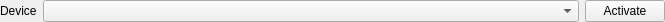
<?xml version="1.0" encoding="UTF-8"?>
<ui version="4.0">
 <class>DeviceSelectToolbar</class>
 <widget class="QWidget" name="DeviceSelectToolbar">
  <property name="geometry">
   <rect>
    <x>0</x>
    <y>0</y>
    <width>665</width>
    <height>22</height>
   </rect>
  </property>
  <property name="sizePolicy">
   <sizepolicy hsizetype="Preferred" vsizetype="Preferred">
    <horstretch>0</horstretch>
    <verstretch>0</verstretch>
   </sizepolicy>
  </property>
  <property name="minimumSize">
   <size>
    <width>0</width>
    <height>22</height>
   </size>
  </property>
  <property name="windowTitle">
   <string notr="true">Form</string>
  </property>
  <layout class="QHBoxLayout" name="horizontalLayout_2" stretch="0,1,0,0">
   <property name="sizeConstraint">
    <enum>QLayout::SizeConstraint::SetNoConstraint</enum>
   </property>
   <property name="leftMargin">
    <number>0</number>
   </property>
   <property name="topMargin">
    <number>0</number>
   </property>
   <property name="rightMargin">
    <number>0</number>
   </property>
   <property name="bottomMargin">
    <number>0</number>
   </property>
   <item>
    <widget class="QLabel" name="deviceLabel">
     <property name="sizePolicy">
      <sizepolicy hsizetype="Fixed" vsizetype="Fixed">
       <horstretch>0</horstretch>
       <verstretch>0</verstretch>
      </sizepolicy>
     </property>
     <property name="minimumSize">
      <size>
       <width>0</width>
       <height>22</height>
      </size>
     </property>
     <property name="text">
      <string notr="true">Device</string>
     </property>
     <property name="buddy">
      <cstring>device</cstring>
     </property>
    </widget>
   </item>
   <item>
    <widget class="QComboBox" name="device">
     <property name="sizePolicy">
      <sizepolicy hsizetype="Expanding" vsizetype="Fixed">
       <horstretch>0</horstretch>
       <verstretch>0</verstretch>
      </sizepolicy>
     </property>
     <property name="minimumSize">
      <size>
       <width>0</width>
       <height>22</height>
      </size>
     </property>
     <property name="maximumSize">
      <size>
       <width>600</width>
       <height>16777215</height>
      </size>
     </property>
     <property name="currentText">
      <string notr="true"/>
     </property>
     <property name="sizeAdjustPolicy">
      <enum>QComboBox::SizeAdjustPolicy::AdjustToMinimumContentsLengthWithIcon</enum>
     </property>
    </widget>
   </item>
   <item>
    <widget class="QPushButton" name="activateButton">
     <property name="sizePolicy">
      <sizepolicy hsizetype="Fixed" vsizetype="Fixed">
       <horstretch>0</horstretch>
       <verstretch>0</verstretch>
      </sizepolicy>
     </property>
     <property name="minimumSize">
      <size>
       <width>0</width>
       <height>22</height>
      </size>
     </property>
     <property name="text">
      <string notr="true">Activate</string>
     </property>
    </widget>
   </item>
   <item>
    <spacer name="horizontalSpacer">
     <property name="orientation">
      <enum>Qt::Orientation::Horizontal</enum>
     </property>
     <property name="sizeType">
      <enum>QSizePolicy::Policy::Expanding</enum>
     </property>
     <property name="sizeHint" stdset="0">
      <size>
       <width>0</width>
       <height>20</height>
      </size>
     </property>
    </spacer>
   </item>
  </layout>
 </widget>
 <resources/>
 <connections/>
</ui>
